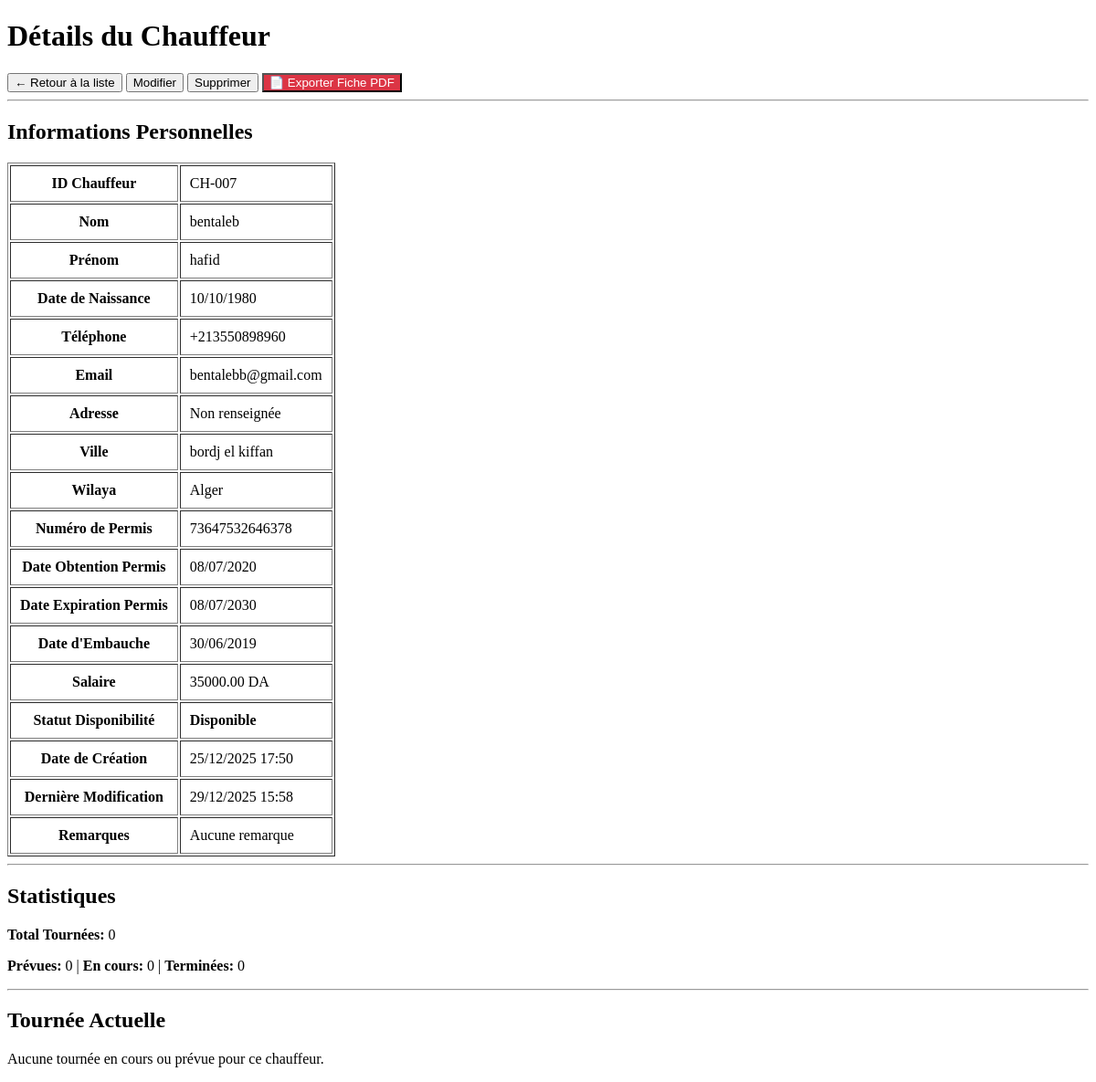
/chauffeurs/7/, run on an earlier commit of the app's database.
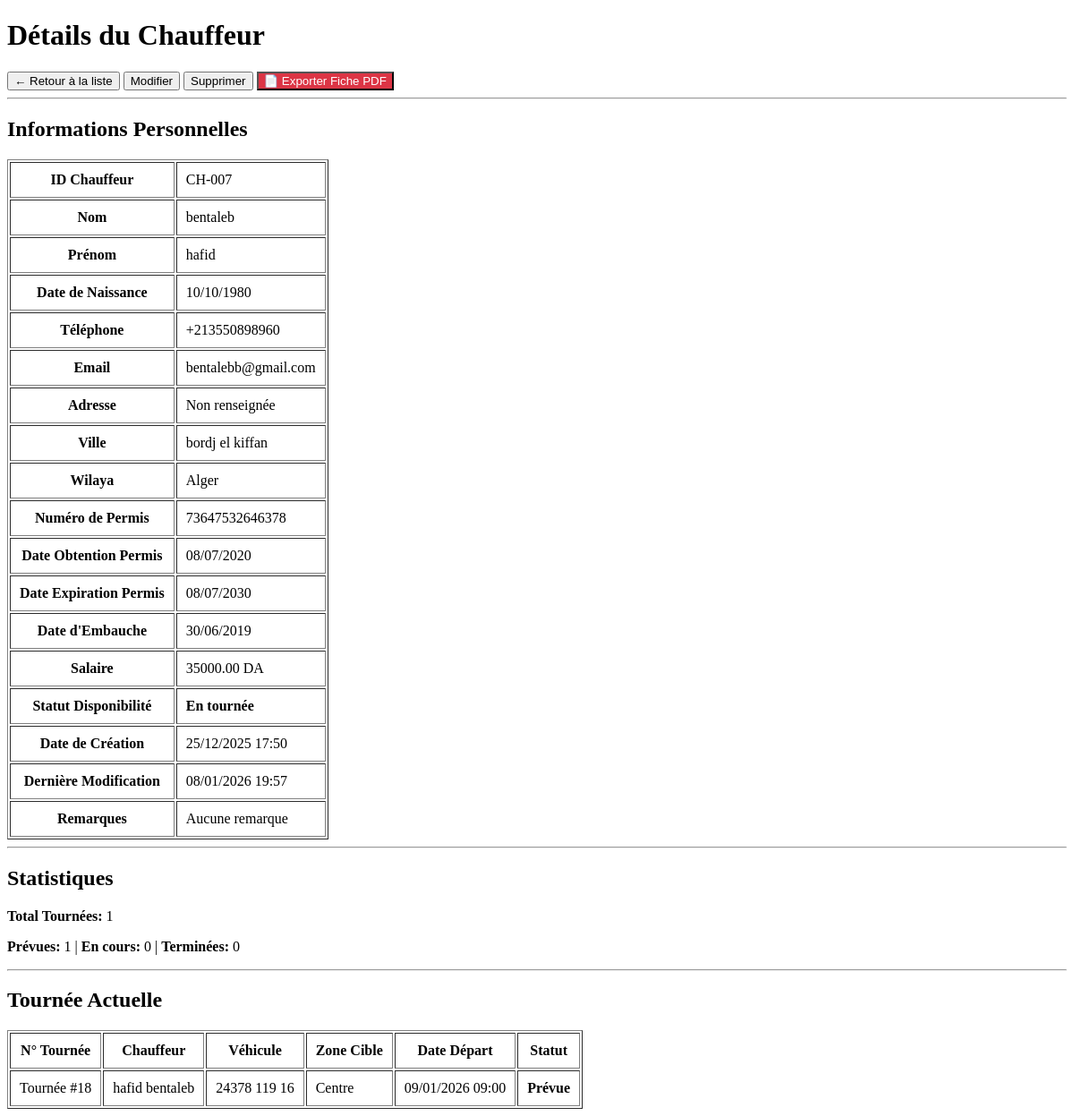
And on a later commit of the database.
### app1/models.py (models this page shows, shortened)
class Chauffeur(models.Model):
    nom = models.CharField(max_length=50)
    prenom = models.CharField(max_length=50)
    date_naissance = models.DateField(default='2000-01-01')
    telephone = PhoneNumberField(region='DZ')
    email = models.EmailField(blank=True, null=True)
    adresse = models.TextField(blank=True, null=True)
    ville = models.CharField(max_length=100, blank=True, null=True)
    wilaya = models.CharField(max_length=100, blank=True, null=True)
    numero_permis = models.CharField(max_length=50, unique=True)
    date_obtention_permis = models.DateField()
    date_expiration_permis = models.DateField()
    date_embauche = models.DateField()
    salaire = models.DecimalField(max_digits=10, decimal_places=2, blank=True, null=True)
    statut_disponibilite = models.CharField(max_length=20, choices=[('DISPONIBLE', 'Disponible'),('EN_TOURNEE', 'En tournée'),('CONGE', 'En congé'),('MALADIE', 'Maladie'),('AUTRE', 'Autre raison'),], default='DISPONIBLE')
    date_creation = models.DateTimeField(auto_now_add=True)
    date_modification = models.DateTimeField(auto_now=True)
    remarques = models.TextField(blank=True, null=True)

class Tournee(models.Model):
    chauffeur = models.ForeignKey('Chauffeur', on_delete=models.PROTECT)
    vehicule = models.ForeignKey('Vehicule', on_delete=models.PROTECT)
    date_depart = models.DateTimeField()
    date_retour_prevue = models.DateTimeField(blank=True, null=True)
    date_retour_reelle = models.DateTimeField(blank=True, null=True)
    zone_cible = models.CharField(max_length=10, choices=[('CENTRE', 'Centre'), ('EST', 'Est'), ('OUEST', 'Ouest'), ('SUD', 'Sud')])
    kilometrage_depart = models.PositiveIntegerField(blank=True, null=True, editable=False)
    kilometrage_arrivee = models.PositiveIntegerField(blank=True, null=True)
    kilometrage_parcouru = models.PositiveIntegerField(blank=True, null=True, editable=False)
    consommation_carburant = models.DecimalField(max_digits=6, decimal_places=2, blank=True, null=True, editable=False)
    statut = models.CharField(max_length=20, choices=[('PREVUE', 'Prévue'), ('EN_COURS', 'En cours'), ('TERMINEE', 'Terminée')], default='PREVUE')
    est_privee = models.BooleanField(default=False, help_text="Tournée privée EXPRESS")
    remarques = models.TextField(blank=True, null=True)
    date_creation = models.DateTimeField(auto_now_add=True)
    date_modification = models.DateTimeField(auto_now=True)

class Vehicule(models.Model):
    numero_immatriculation = models.CharField(max_length=50, unique=True)
    marque = models.CharField(max_length=100)
    modele = models.CharField(max_length=100)
    annee = models.IntegerField()
    type_vehicule = models.CharField(max_length=20, choices=[('CAMIONNETTE', 'Camionnette'),('CAMION', 'Camion'),('FOURGON', 'Fourgon'),('MOTO', 'Moto'),])
    capacite_poids = models.DecimalField(max_digits=8, decimal_places=2, help_text="Capacité en kg")
    capacite_volume = models.DecimalField(max_digits=8, decimal_places=2, help_text="Volume en m³")
    consommation_moyenne = models.DecimalField(max_digits=5, decimal_places=2, help_text="Consommation en L/100km")
    etat = models.CharField(max_length=20, choices=[('EXCELLENT', 'Excellent'),('BON', 'Bon'),('MOYEN', 'Moyen'),('MAUVAIS', 'Mauvais'),], default='BON')
    statut = models.CharField(max_length=20, choices=[('DISPONIBLE', 'Disponible'),('EN_TOURNEE', 'En tournée'),('EN_MAINTENANCE', 'En maintenance'),('HORS_SERVICE', 'Hors service'),], default='DISPONIBLE')
    date_derniere_revision = models.DateField(blank=True, null=True)
    date_prochaine_revision = models.DateField(blank=True, null=True)
    kilometrage = models.PositiveIntegerField(default=0, help_text="Compteur kilométrique total")
    date_acquisition = models.DateField()
    date_creation = models.DateTimeField(auto_now_add=True)
    date_modification = models.DateTimeField(auto_now=True)
    remarques = models.TextField(blank=True, null=True)

### app1/views.py (the view)
# urls.py: path('chauffeurs/<int:chauffeur_id>/', views.detail_chauffeur, name='detail_chauffeur'),
def detail_chauffeur(request, chauffeur_id):
    chauffeur = get_object_or_404(Chauffeur, id=chauffeur_id)
    tournee_actuelle = chauffeur.tournee_set.filter(
        statut__in=['EN_COURS', 'PREVUE']
    ).order_by('-date_creation').first()
    all_tournees = chauffeur.tournee_set.all()
    stats_chauffeur = {
        'total_tournees': all_tournees.count(),
        'tournees_prevues': all_tournees.filter(statut='PREVUE').count(),
        'tournees_en_cours': all_tournees.filter(statut='EN_COURS').count(),
        'tournees_terminees': all_tournees.filter(statut='TERMINEE').count(),
    }
    return render(request, 'chauffeurs/detail.html', {
        'chauffeur': chauffeur,
        'tournee_actuelle': tournee_actuelle,
        'stats_chauffeur': stats_chauffeur,
    })

### app1/templates/chauffeurs/detail.html (shortened to what the changed rows need)
<!DOCTYPE html>
<html lang="fr">
<head>
</head>
<body>
    <h1>Détails du Chauffeur</h1>
    <a href="{% url 'liste_chauffeurs' %}"><button>← Retour à la liste</button></a>
    <a href="{% url 'modifier_chauffeur' chauffeur.id %}"><button>Modifier</button></a>
    <a href="{% url 'supprimer_chauffeur' chauffeur.id %}"><button>Supprimer</button></a>
    <a href="{% url 'exporter_chauffeur_detail_pdf' chauffeur.id %}"><button style="background: #dc3545; color: white;">📄 Exporter Fiche PDF</button></a>
    <hr>
    <h2>Informations Personnelles</h2>
    <table border="1" cellpadding="10">
        <tr>
            <th>ID Chauffeur</th>
            <td>CH-{{ chauffeur.id|stringformat:"03d" }}</td>
        </tr>
        <tr>
            <th>Nom</th>
            <td>{{ chauffeur.nom }}</td>
        </tr>
        <tr>
            <th>Prénom</th>
            <td>{{ chauffeur.prenom }}</td>
        </tr>
        <tr>
            <th>Date de Naissance</th>
            <td>{{ chauffeur.date_naissance|date:"d/m/Y" }}</td>
        </tr>
        <tr>
            <th>Téléphone</th>
            <td>{{ chauffeur.telephone }}</td>
        </tr>
        <tr>
            <th>Email</th>
            <td>{{ chauffeur.email|default:"Non renseigné" }}</td>
        </tr>
        <tr>
            <th>Adresse</th>
            <td>{{ chauffeur.adresse|default:"Non renseignée" }}</td>
        </tr>
        <tr>
            <th>Ville</th>
            <td>{{ chauffeur.ville|default:"Non renseignée" }}</td>
        </tr>
        <tr>
            <th>Wilaya</th>
            <td>{{ chauffeur.wilaya|default:"Non renseignée" }}</td>
        </tr>
        <tr>
            <th>Numéro de Permis</th>
            <td>{{ chauffeur.numero_permis }}</td>
        </tr>
        <tr>
            <th>Date Obtention Permis</th>
            <td>{{ chauffeur.date_obtention_permis|date:"d/m/Y" }}</td>
        </tr>
        <tr>
            <th>Date Expiration Permis</th>
            <td>{{ chauffeur.date_expiration_permis|date:"d/m/Y" }}</td>
        </tr>
        <tr>
            <th>Date d'Embauche</th>
            <td>{{ chauffeur.date_embauche|date:"d/m/Y" }}</td>
        </tr>
        <tr>
            <th>Salaire</th>
            <td>{% if chauffeur.salaire %}{{ chauffeur.salaire|floatformat:2 }} DA{% else %}Non renseigné{% endif %}</td>
        </tr>
        <tr>
            <th>Statut Disponibilité</th>
            <td><strong>{{ chauffeur.get_statut_disponibilite_display }}</strong></td>
        </tr>
        <tr>
            <th>Date de Création</th>
            <td>{{ chauffeur.date_creation|date:"d/m/Y H:i" }}</td>
        </tr>
        <tr>
            <th>Dernière Modification</th>
            <td>{{ chauffeur.date_modification|date:"d/m/Y H:i" }}</td>
        </tr>
        <tr>
            <th>Remarques</th>
            <td>{{ chauffeur.remarques|default:"Aucune remarque" }}</td>
        </tr>
    </table>
    <hr>
    <h2>Statistiques</h2>
    <p><strong>Total Tournées:</strong> {{ stats_chauffeur.total_tournees }}</p>
    <p><strong>Prévues:</strong> {{ stats_chauffeur.tournees_prevues }} |
       <strong>En cours:</strong> {{ stats_chauffeur.tournees_en_cours }} |
       <strong>Terminées:</strong> {{ stats_chauffeur.tournees_terminees }}</p>
    <hr>
    <h2>Tournée Actuelle</h2>
    {% if tournee_actuelle %}
    <table border="1" cellpadding="10">
        <thead>
            <tr>
                <th>N° Tournée</th>
                <th>Chauffeur</th>
                <th>Véhicule</th>
                <th>Zone Cible</th>
                <th>Date Départ</th>
                <th>Statut</th>
            </tr>
        </thead>
        <tbody>
            <tr>
                <td>Tournée #{{ tournee_actuelle.id }}</td>
                <td>{{ tournee_actuelle.chauffeur.prenom }} {{ tournee_actuelle.chauffeur.nom }}</td>
                <td>{{ tournee_actuelle.vehicule.numero_immatriculation }}</td>
                <td>{{ tournee_actuelle.get_zone_cible_display }}</td>
                <td>{{ tournee_actuelle.date_depart|date:"d/m/Y H:i" }}</td>
                <td><strong>{{ tournee_actuelle.get_statut_display }}</strong></td>
            </tr>
        </tbody>
    </table>
    {% else %}
    <p>Aucune tournée en cours ou prévue pour ce chauffeur.</p>
    {% endif %}
</body>
</html>

What changed in the data, as far as the page shows it:
changed Chauffeur "bentaleb": statut_disponibilite "Disponible" → "En tournée"; date_modification "29/12/2025 15:58" → "08/01/2026 19:57"
added Tournee: id "18", chauffeur.prenom "hafid", chauffeur.nom "bentaleb", vehicule.numero_immatriculation "24378 119 16", zone_cible "Centre", date_depart "09/01/2026 09:00", statut "Prévue"
Also different on the page:
{{ stats_chauffeur.total_tournees }}: "0" → "1"
{{ stats_chauffeur.tournees_prevues }}: "0" → "1"
text no longer shown: "Aucune tournée en cours ou prévue pour ce chauffeur."
text now shown: "N° Tournée Chauffeur Véhicule Zone Cible Date Départ Statut Tournée #"
